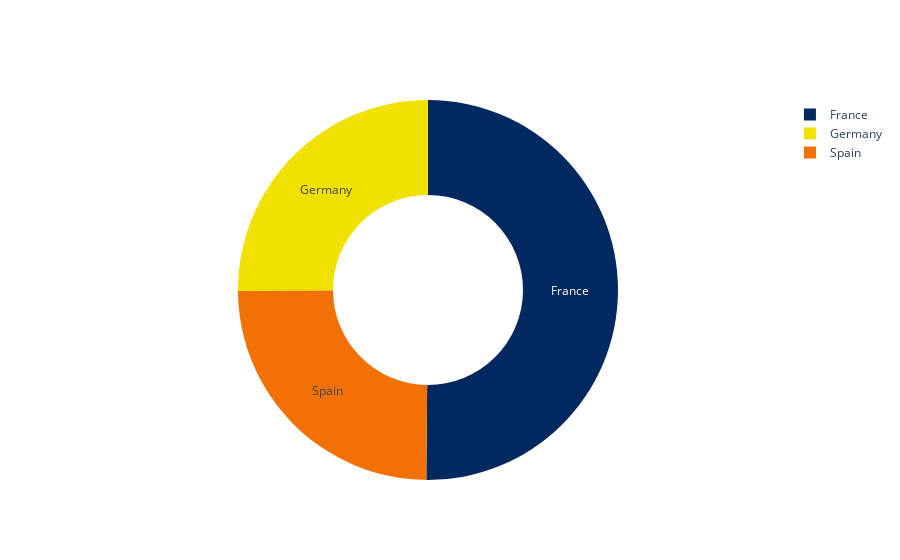
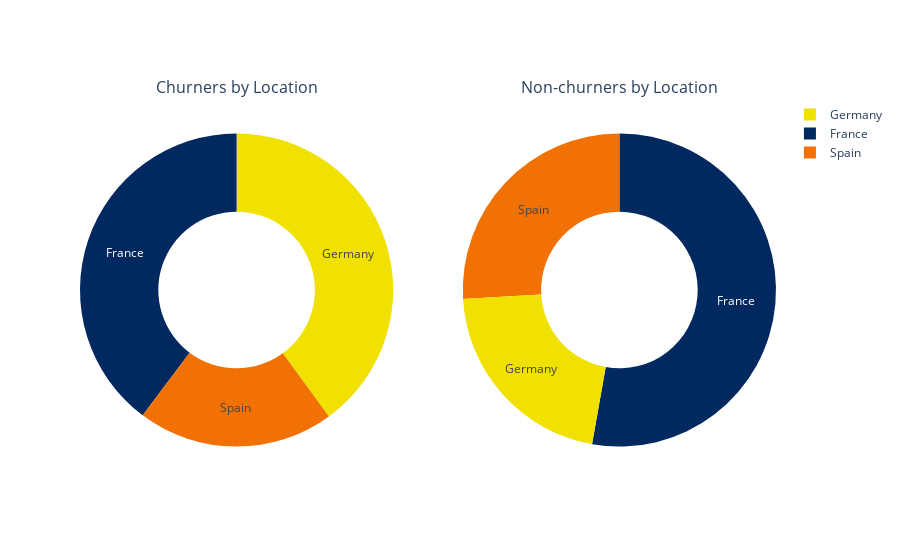

The notebook cell these images were saved under, in order:
### Code cell
palette={"Germany": "#F0E100", "France": "#01295F", "Spain": "#F17105"}
palette_df=pd.DataFrame(palette.items(), columns=['Geography', 'Color'])
palette_df
customersa=pd.DataFrame(df_churn['Geography'].value_counts(normalize=False))
customersa=customersa.reset_index().rename(columns = {'index':'Geography','Geography':'Count'})

customers=pd.merge(customersa, palette_df, on=['Geography'],how='outer')

fig = go.Figure(data=[go.Pie(labels=customers['Geography'], values=customers['Count'],textinfo='label',
                     name='Customers Geographical Locations', 
                     marker_colors=customers['Color'],hole=0.5)])
fig.show()

# Churners and Non-Churners based on their country
churners=df_churn[df_churn['Exited']==1]
nonchurners=df_churn[df_churn['Exited']==0]

churners_counta=pd.DataFrame(churners['Geography'].value_counts(normalize=False))
churners_counta=churners_counta.reset_index().rename(columns = {'index':'Geography','Geography':'Count'})
churners_count=pd.merge(churners_counta, palette_df, on=['Geography'],how='outer')

nonchurners_counta=pd.DataFrame(nonchurners['Geography'].value_counts(normalize=False))
nonchurners_counta=nonchurners_counta.reset_index().rename(columns = {'index':'Geography','Geography':'Count'})
nonchurners_count=pd.merge(nonchurners_counta, palette_df, on=['Geography'],how='outer')

fig = make_subplots(rows=1, cols=2, 
                    specs=[[{"type": "pie"},{"type": "pie"}]],
                    subplot_titles=("Churners by Location","Non-churners by Location"))

fig.add_trace(go.Pie(labels=churners_count['Geography'], values=churners_count['Count'],textinfo='label',
                     name='Churners Geographical Locations', 
                     marker_colors=churners_count['Color'],hole=0.5),1,1)

fig.add_trace(go.Pie(labels=nonchurners_count['Geography'], values=nonchurners_count['Count'],textinfo='label',
                     name='Non-Churners Geographical Locations',  
                     marker_colors=nonchurners_count['Color'],hole=0.5),1,2)

### Figure 1 — Plotly figure (JSON) as saved in the notebook; plotly's stock layout.template omitted (floating-point values rounded to 4 significant figures)
{"data": [{"hole": 0.5, "labels": ["France", "Germany", "Spain"], "marker": {"colors": ["#01295F", "#F0E100", "#F17105"]}, "name": "Customers Geographical Locations", "textinfo": "label", "type": "pie", "values": [5014, 2509, 2477]}], "layout": {}}

### Figure 2 — Plotly figure (JSON) as saved in the notebook; plotly's stock layout.template omitted (floating-point values rounded to 4 significant figures)
{"data": [{"domain": {"x": [0, 0.45], "y": [0, 1]}, "hole": 0.5, "labels": ["Germany", "France", "Spain"], "marker": {"colors": ["#F0E100", "#01295F", "#F17105"]}, "name": "Churners Geographical Locations", "textinfo": "label", "type": "pie", "values": [814, 810, 413]}, {"domain": {"x": [0.55, 1], "y": [0, 1]}, "hole": 0.5, "labels": ["France", "Spain", "Germany"], "marker": {"colors": ["#01295F", "#F17105", "#F0E100"]}, "name": "Non-Churners Geographical Locations", "textinfo": "label", "type": "pie", "values": [4204, 2064, 1695]}], "layout": {"annotations": [{"font": {"size": 16}, "showarrow": false, "text": "Churners by Location", "x": 0.225, "xanchor": "center", "xref": "paper", "y": 1, "yanchor": "bottom", "yref": "paper"}, {"font": {"size": 16}, "showarrow": false, "text": "Non-churners by Location", "x": 0.775, "xanchor": "center", "xref": "paper", "y": 1, "yanchor": "bottom", "yref": "paper"}]}}
